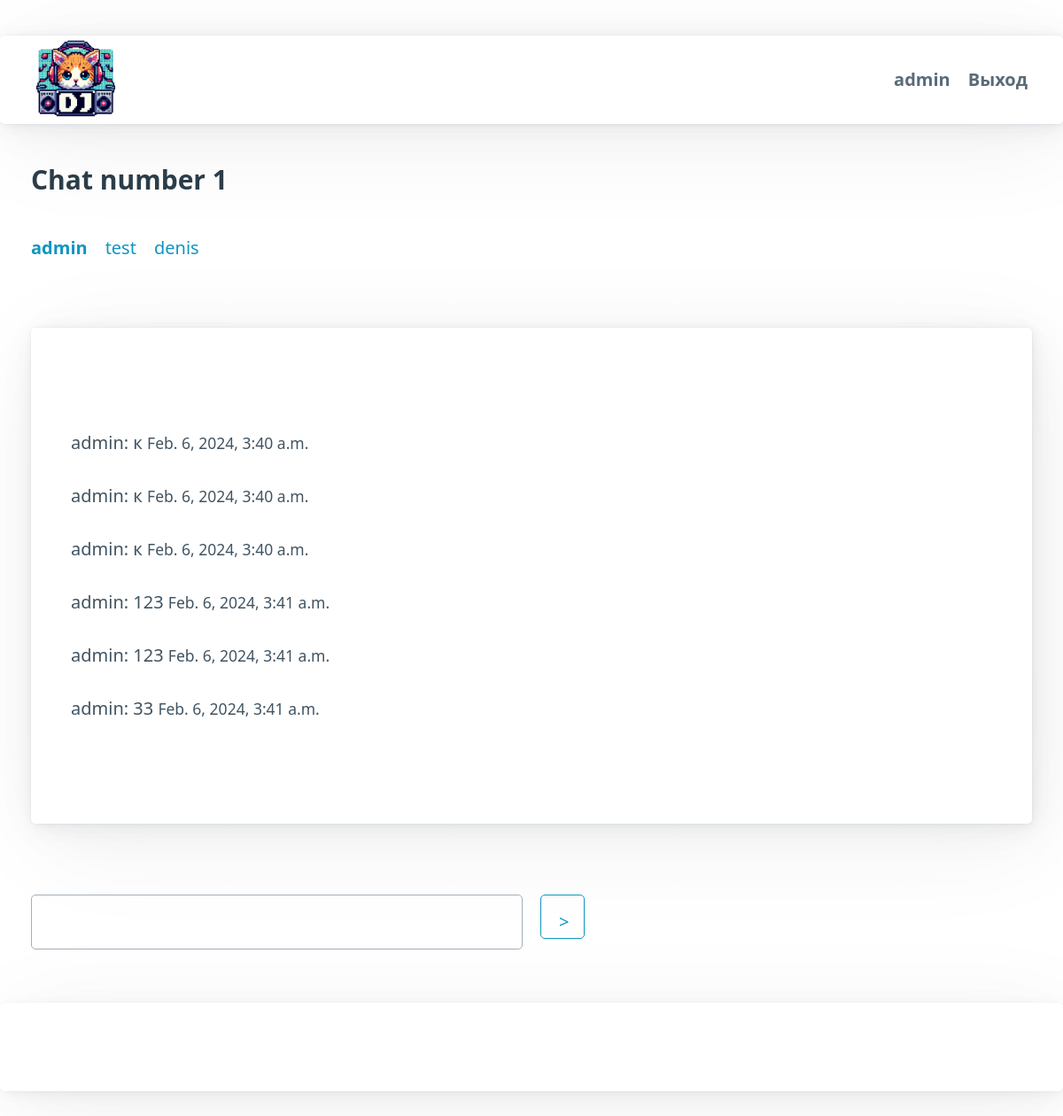
Page /chats/chat_3/ (signed in) on the earlier database version.
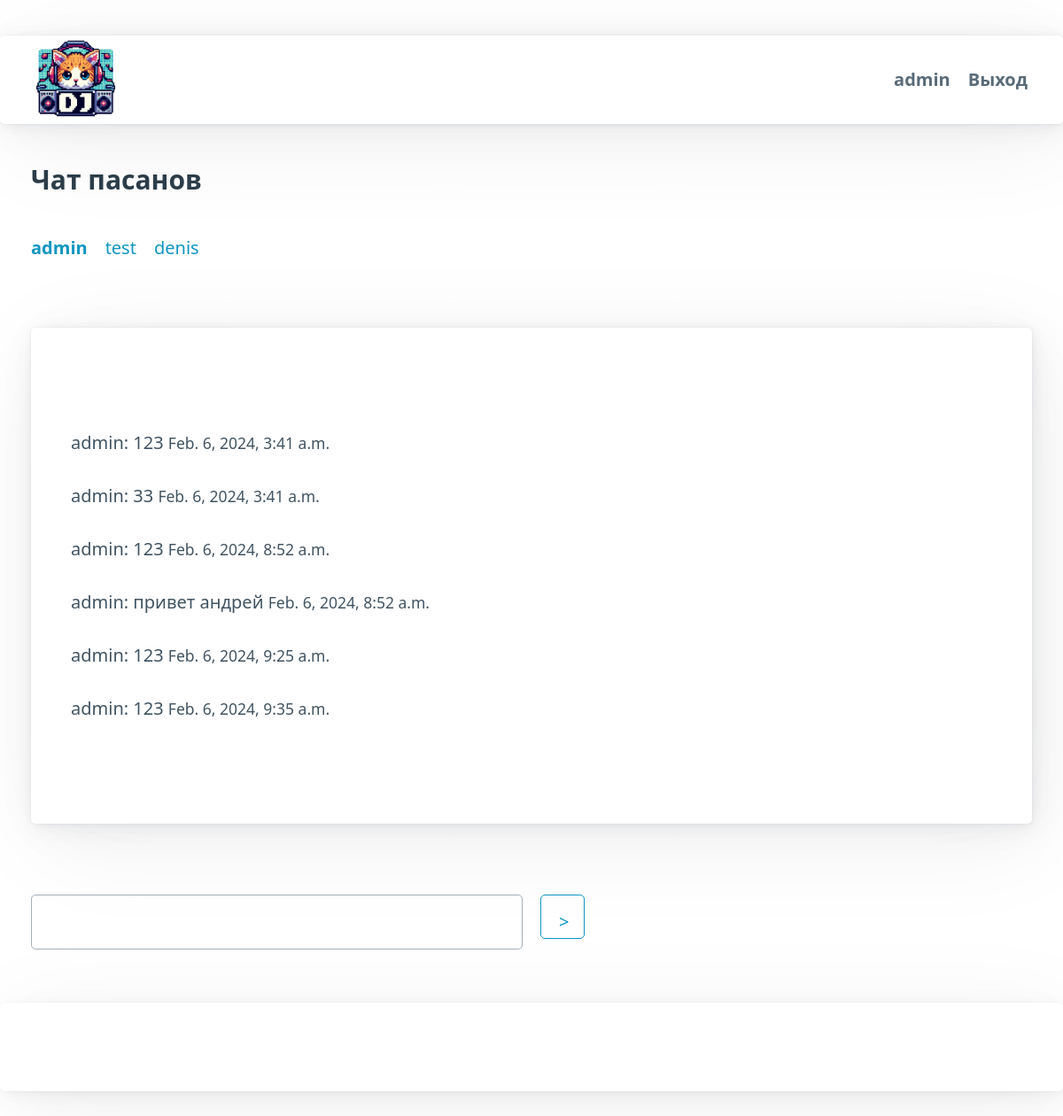
Same page on the later database version.
### chats/models.py (models this page shows, shortened)
class Chat(models.Model):
    room_name = models.AutoField(primary_key=True)  # Добавьте поле room_name
    name = models.CharField(max_length=255, default='test chat')
    participants = models.ManyToManyField(User, related_name='chats')
    created_at = models.DateTimeField(auto_now_add=True)

class Message(models.Model):
    chat = models.ForeignKey(Chat, related_name='messages', on_delete=models.CASCADE)
    author = models.ForeignKey(User, related_name='messages', on_delete=models.CASCADE)
    text = models.TextField()
    created_at = models.DateTimeField(auto_now_add=True)

### chats/views.py (the view)
# urls.py: path('chats/chat_<int:pk>/', views.chat_detail, name='chat_detail'),
@login_required
def chat_detail(request, pk):
    chat = Chat.objects.get(pk=pk)
    participants = chat.participants.all()  # Получаем всех участников чата
    return render(request, 'chats/chat_detail.html', {'chat': chat, 'username': request.user.username, 'participants': participants})

### templates/chats/chat_detail.html (shortened to what this page needs)
{% extends 'base.html' %}
{% load static %}
{% block content %}
    <h3>{{ chat.name }}</h3>
    <div id="chat-participants">
        <nav>
            <ul>
                {% for participant in participants %}
                    {% if participant.username == username %}
                        <li><strong><a>{{ participant.username }}</a></strong></li>
                    {% else %}
                        <li><a>{{ participant.username }}</a></li>
                    {% endif %}
                {% endfor %}
            </ul>
        </nav>
    </div>
    <form id="message-form" data-username="{{username}}" data-chat-id="{{chat.room_name}}">
        <article>
            <div id="chat-messages">
                {% for message in chat.messages.all %}
                    <div class="message-item" id="message-{{ message.id }}">
                        <p>{{ message.author.username }}: {{ message.text }} <small>{{ message.created_at }}</small></p>
                    </div>
                {% endfor %}
            </div>
        </article>
        <div class="grid">
            <div><input id="message-input" type="text" style="flex-grow: 1; margin-right: 10px;" /></div>
            <div><button type="submit" class="outline" style="width: 50px; height: 50px;">></button></div>
        </div>
    </form>
{% endblock %}

### templates/base.html (shortened to what this page needs)
{% load static %}
<!DOCTYPE html>
<html>
<head>
    <link rel="stylesheet" href="{% static 'pico-1.5.11/css/pico.min.css' %}">
</head>
<body class="text-light">
    <article>
        <nav class="container text-light py-2 my-2">
            <ul>
                <li><strong> <a href="{% url 'chat_list' %}"><img src="{% static 'images/djcatnew.png' %}" style="width: 90px; height: 90px;" alt="Brand Logo"></a></strong></li>
            </ul>
            <ul>
                <li><a href="{% url 'chat_list' %}" class="secondary"><strong>{{username}}</strong> </a></li>
                <li><a href="" class="secondary"><strong>Выход</strong> </a></li>
            </ul>
        </nav>
    </article>
    <main class="container">
        <div class="container py-2 my-2 text-dark">
            {% block content %}
            {% endblock %}
        </div>
    </main>
    <article>
        <nav>
            <li></li>
            <li></li>
            <li><a href="https://github.com/krinyo/dj_chat"><img src="{% static 'images/github-mark-white.png' %}" style="width: 20px; height: 20px;" alt=""></a></li>
        </nav>
    </article>
</body>
</html>

Differences in the rows shown:
no longer on this page (row unchanged): Message: author.username "admin", text "к", created_at "Feb. 6, 2024, 3:40 a.m."
no longer on this page (row unchanged): Message: author.username "admin", text "к", created_at "Feb. 6, 2024, 3:40 a.m."
no longer on this page (row unchanged): Message: author.username "admin", text "к", created_at "Feb. 6, 2024, 3:40 a.m."
no longer on this page (row unchanged): Message: author.username "admin", text "123", created_at "Feb. 6, 2024, 3:41 a.m."
changed Chat: name "Chat number 1" → "Чат пасанов"
added Message: author.username "admin", text "123", created_at "Feb. 6, 2024, 8:52 a.m."
added Message: author.username "admin", text "привет андрей", created_at "Feb. 6, 2024, 8:52 a.m."
added Message: author.username "admin", text "123", created_at "Feb. 6, 2024, 9:25 a.m."
added Message: author.username "admin", text "123", created_at "Feb. 6, 2024, 9:35 a.m."
